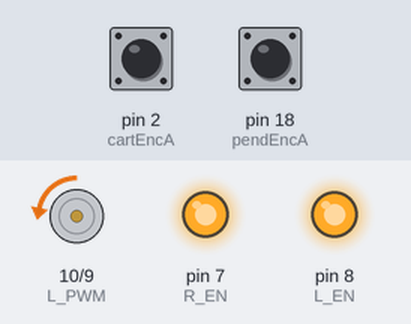
Simulated run of this sketch. Board: Arduino Mega 2560, built with avr-gcc and run on an emulated ATmega2560. Shown: motor-driver pin pairs drawn as motors (green arrow = first pin HIGH = forward, orange = second pin HIGH = backward, longer = more drive), output pins drawn as LEDs (lit = HIGH). The inputs (shaded band) are chosen by the test bench; at power-on: pin 2 (cartEncA) HIGH, pin 18 (pendEncA) HIGH. What the sketch prints to the serial monitor is not drawn.

Above: at 5.1 s.
Timing chart, 0 to 6.6 s (numbered marks = the images above):
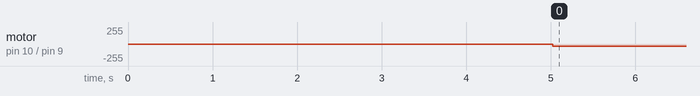

Measured:
- by itself, motor on pin 10 (L_PWM) / pin 9 (R_PWM): stopped → backward 30/255 at 5.0 s

The sketch:

inverted_pendulum_final.ino
```cpp
/* ============================================================
   INVERTED PENDULUM – SMOOTH LQR + CART CENTERING + LIMIT PROTECTION
   Arduino Mega 2560

   PHYSICAL SETUP:
   - Track length     : 1250 mm
   - Pulley diameter  : 40 mm  → circumference = 125.66 mm/rev
   - Encoder PPR      : 2048 counts/rev
   - Counts per mm    : 2048 / 125.66 = ~16.3 counts/mm
   - Total counts     : 1250 × 16.3 = ~20,370 counts (full track)
   - Cart CENTER      : ~10,185 counts  (50% of track)
   - Soft limit       : ~16,296 counts  (80% of track) — start braking
   - Hard limit       : ~18,333 counts  (90% of track) — force reverse
   - START POSITION   : Cart placed at LEFT END → cartCounts = 0

   NOTE: Cart starts at LEFT END. Controller will immediately begin
         driving cart toward center (10,185) before balancing.
   ============================================================ */

#include <Arduino.h>

float K1 = 0.00015;   // cart position gain (centering)
float K2 = 0.008;     // cart velocity gain
float K3 = 8.0;       // pendulum angle gain (reduced for smoothness)
float K4 = 0.6;       // angular velocity gain (reduced)

// PWM limits
const int MAX_PWM = 80;
const float PWM_SCALE = 0.7;  // Soft scaling to reduce jerks

const int BALANCE_WINDOW = 80;   // Only try to balance within ±80 counts
const int UPRIGHT_DEADZONE = 2;  // Ignore tiny deviations to stop micro-corrections


// ===================== TRACK / LIMIT SETTINGS =====================
// All values in encoder counts. Cart starts at LEFT END (count = 0).
const long  TRACK_TOTAL     = 20370;  // Full track in counts (~1250mm)
const long  TRACK_CENTER    = 10185;  // Target center position
const long  CART_SOFT_LIMIT_LOW  = 2000;   // Left soft limit  (~123mm from left end)
const long  CART_SOFT_LIMIT_HIGH = 18296;  // Right soft limit (~80% of track)
const long  CART_HARD_LIMIT_LOW  = 1000;   // Left hard limit  (~61mm from left end)
const long  CART_HARD_LIMIT_HIGH = 19333;  // Right hard limit (~90% of track)
const float LIMIT_PENALTY   = 4.0;         // Extra centering gain multiplier near boundary

// ===================== PINS =====================
const int cartEncA = 2;
const int cartEncB = 3;
const int pendEncA = 18;
const int pendEncB = 19;

const int R_EN  = 7;
const int L_EN  = 8;
const int R_PWM = 9;
const int L_PWM = 10;

// ===================== VARIABLES =====================
volatile long pendCounts = 0;
volatile long cartCounts = 0;

long lastPend = 0;
long lastCart = 0;

float theta_dot_filtered = 0.0;
float x_dot_filtered     = 0.0;

unsigned long lastLoopTime = 0;

// Low-pass filter coefficient (0 < alpha < 1)
const float alpha = 0.85;

// ===================== SETUP =====================
void setup() {
  Serial.begin(115200);

  // Motor driver enable
  pinMode(R_EN, OUTPUT); pinMode(L_EN, OUTPUT);
  digitalWrite(R_EN, HIGH); digitalWrite(L_EN, HIGH);
  pinMode(R_PWM, OUTPUT); pinMode(L_PWM, OUTPUT);

  // Encoder pins
  pinMode(cartEncA, INPUT); pinMode(cartEncB, INPUT);
  pinMode(pendEncA, INPUT); pinMode(pendEncB, INPUT);

  // Attach interrupts
  attachInterrupt(digitalPinToInterrupt(cartEncA), ISR_cart,     RISING);
  attachInterrupt(digitalPinToInterrupt(pendEncA), ISR_pendulum, RISING);

  // Zero both encoders
  // Cart starts at LEFT END of track → count = 0
  // Pendulum should be held upright manually before release
  noInterrupts();
  pendCounts = 0;
  cartCounts = 0;
  interrupts();

  lastLoopTime = millis();
  lastPend = 0;
  lastCart = 0;

  Serial.println("============================================");
  Serial.println(" Inverted Pendulum – Final Code");
  Serial.println(" Cart start: LEFT END (count=0)");
  Serial.println(" Cart center target: 10185 counts");
  Serial.println(" Soft limits: 2000 | 18296");
  Serial.println(" Hard limits: 1000 | 19333");
  Serial.println(" Raise pendulum to upright now...");
  Serial.println(" Balancing begins in 5 seconds.");
  Serial.println("============================================");
  delay(5000);
}

// ===================== MAIN LOOP =====================
void loop() {
  unsigned long now = millis();
  if (now - lastLoopTime < 2) return;  // ~500 Hz loop
  float dt = (now - lastLoopTime) / 1000.0;
  lastLoopTime = now;

  // ===== Read encoders safely =====
  noInterrupts();
  long currentPend = pendCounts;
  long currentCart = cartCounts;
  interrupts();

  // ===== Normalize pendulum angle =====
  long normalizedPend = currentPend % 2048;
  if (normalizedPend < 0) normalizedPend += 2048;

  // ===== Compute raw velocities =====
  float x_dot_raw     = (currentCart - lastCart) / dt;
  float theta_dot_raw = -(normalizedPend - lastPend) / dt;  // upright = positive

  // ===== Low-pass filter velocities =====
  x_dot_filtered     = alpha * x_dot_filtered     + (1 - alpha) * x_dot_raw;
  theta_dot_filtered = alpha * theta_dot_filtered + (1 - alpha) * theta_dot_raw;

  lastPend = normalizedPend;
  lastCart = currentCart;

  // ===== State variables =====
  // x is cart error from CENTER (so controller always tries to return to center)
  float x     = currentCart - TRACK_CENTER;
  float theta = 1024.0 - normalizedPend;  // 0 = upright

  // ===== Serial debug (comment out to reduce overhead) =====
  // Serial.print("Cart:"); Serial.print(currentCart);
  // Serial.print(" Theta:"); Serial.print(theta);
  // Serial.print(" x_err:"); Serial.println(x);

  // ===== HARD LIMIT: Emergency override regardless of pendulum state =====
  if (currentCart <= CART_HARD_LIMIT_LOW) {
    // Too close to LEFT end — force RIGHT immediately
    driveMotor(30);
    return;
  }
  if (currentCart >= CART_HARD_LIMIT_HIGH) {
    // Too close to RIGHT end — force LEFT immediately
    driveMotor(-30);
    return;
  }

  // ===== BALANCE WINDOW: Only attempt balance if pendulum is near upright =====
  if (abs(theta) < BALANCE_WINDOW) {

    // === Adaptive centering gain based on cart proximity to limits ===
    float dynamicK1 = K1;

    if (currentCart < CART_SOFT_LIMIT_LOW) {
      // Approaching left soft limit — boost centering to pull RIGHT
      float excess = (float)(CART_SOFT_LIMIT_LOW - currentCart);
      float range  = (float)(CART_SOFT_LIMIT_LOW - CART_HARD_LIMIT_LOW);
      dynamicK1 = K1 + LIMIT_PENALTY * K1 * (excess / range);
    }
    else if (currentCart > CART_SOFT_LIMIT_HIGH) {
      // Approaching right soft limit — boost centering to pull LEFT
      float excess = (float)(currentCart - CART_SOFT_LIMIT_HIGH);
      float range  = (float)(CART_HARD_LIMIT_HIGH - CART_SOFT_LIMIT_HIGH);
      dynamicK1 = K1 + LIMIT_PENALTY * K1 * (excess / range);
    }

    // === LQR Control Law ===
    // x is already relative to center, so K1 naturally drives cart back to center
    float u = -(dynamicK1 * x
              + K2 * x_dot_filtered
              + K3 * theta
              + K4 * theta_dot_filtered);

    // === Deadzone at upright to prevent micro-jitter ===
    if (abs(theta) < UPRIGHT_DEADZONE) u = 0;

    driveMotor(u * PWM_SCALE);

  } else {
    // Pendulum has fallen — stop motor
    driveMotor(0);
  }
}

// ===================== MOTOR DRIVER =====================
void driveMotor(float pwm) {
  int output = constrain((int)pwm, -MAX_PWM, MAX_PWM);

  if (output > 0) {
    analogWrite(R_PWM, output);
    analogWrite(L_PWM, 0);
  } else if (output < 0) {
    analogWrite(R_PWM, 0);
    analogWrite(L_PWM, abs(output));
  } else {
    analogWrite(R_PWM, 0);
    analogWrite(L_PWM, 0);
  }
}

// ===================== INTERRUPTS =====================
void ISR_cart() {
  if (digitalRead(cartEncB) == HIGH) cartCounts++;
  else cartCounts--;
}

void ISR_pendulum() {
  if (digitalRead(pendEncB) == HIGH) pendCounts++;
  else pendCounts--;
}
```
